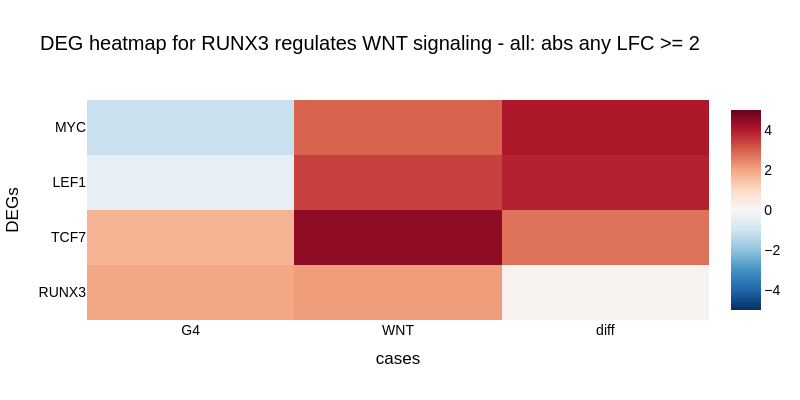
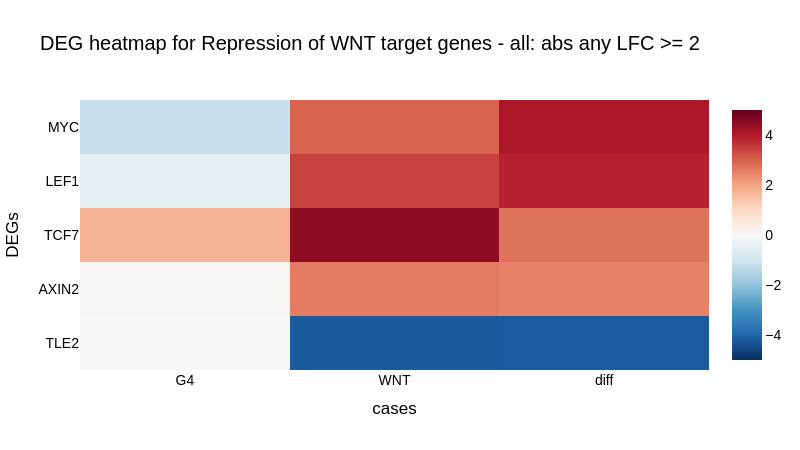
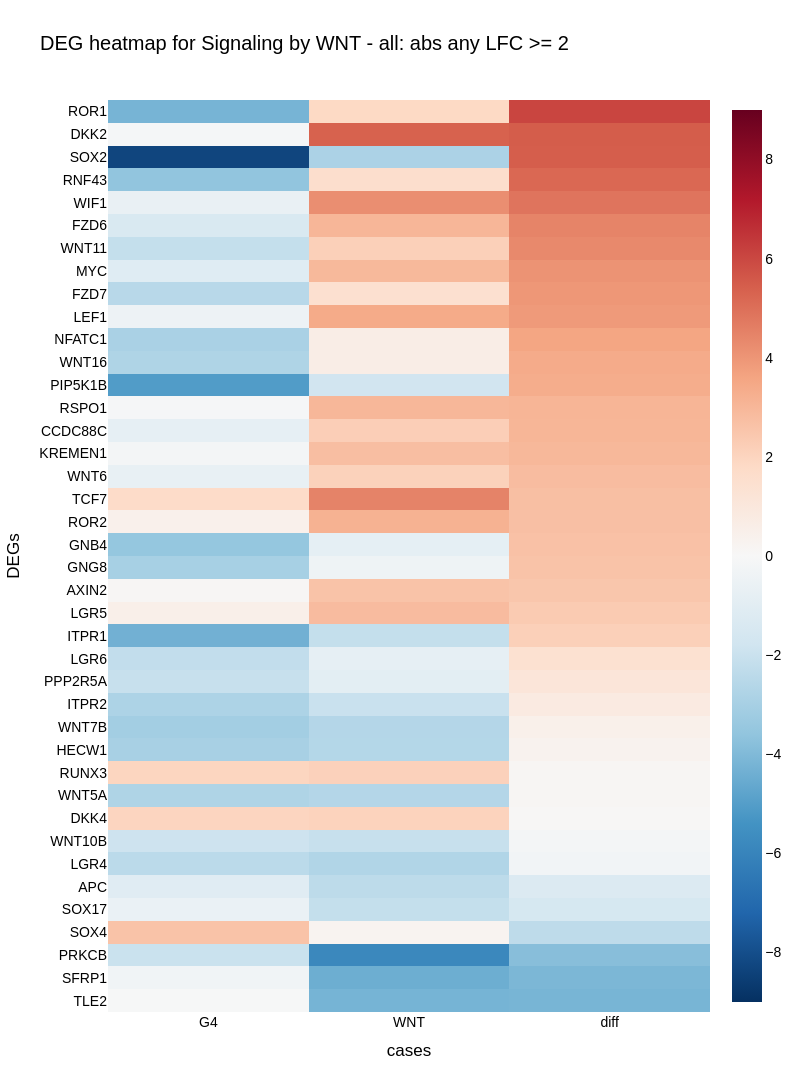
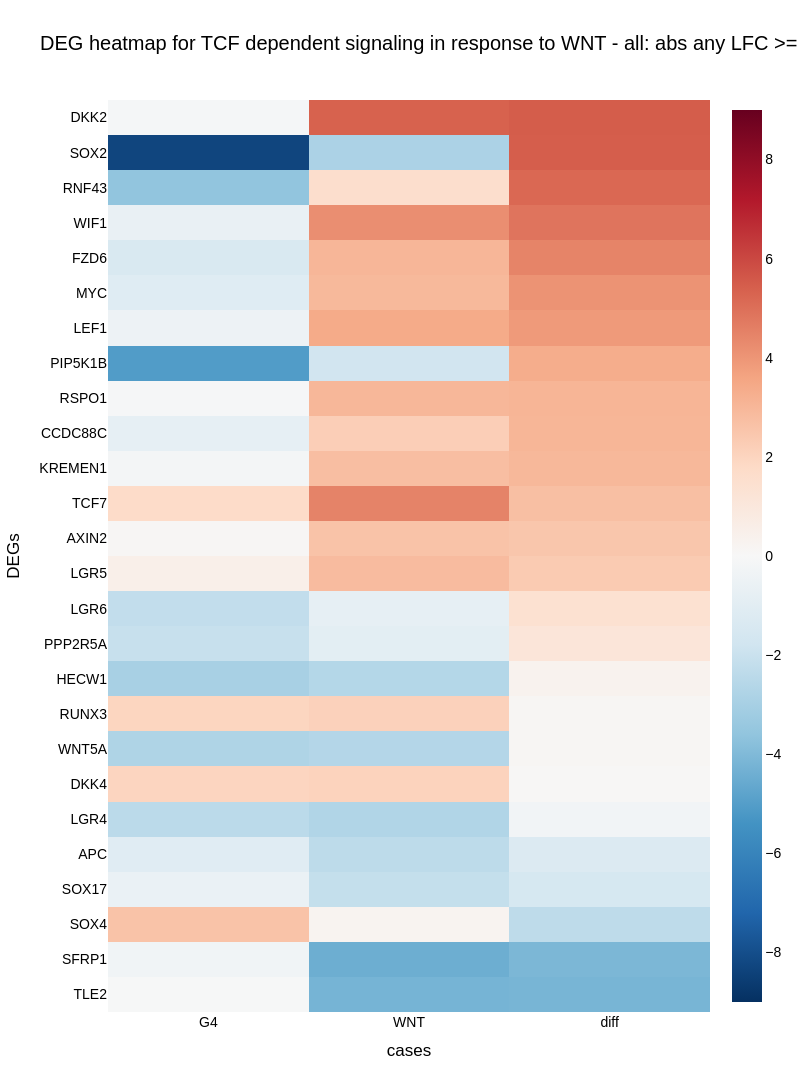

The notebook cell these images were saved under, in order:
### Markdown cell above
### WNT

### Code cell
lista = [[x, bpx.which_reacotme_id(x)] for x in set_wnt]

type_modulation='different'
type_modulation='similar'
type_modulation='all'

for pathway_and_id in lista:
    pathway, pathway_id = pathway_and_id
    print('\n\n', pathway, pathway_id, '\n')

    fig, dff, dfpiv = bpx.plot_one_pathway_genes_heatmap_by_cases(pathway_and_id, type_modulation=type_modulation, diff_cutoff=diff_cutoff,
                                                                  zlim=None, width=800, row_height=row_height, header_height=header_height, horizontal_spacing=0.20)

    if fig is None: continue

    fig.show()

### Figure 1 — Plotly figure (JSON) as saved in the notebook; plotly's stock layout.template omitted (floating-point values rounded to 4 significant figures)
{"data": [{"colorscale": [[0, "rgb(5,48,97)"], [0.1, "rgb(33,102,172)"], [0.2, "rgb(67,147,195)"], [0.3, "rgb(146,197,222)"], [0.4, "rgb(209,229,240)"], [0.5, "rgb(247,247,247)"], [0.6, "rgb(253,219,199)"], [0.7, "rgb(244,165,130)"], [0.8, "rgb(214,96,77)"], [0.9, "rgb(178,24,43)"], [1, "rgb(103,0,31)"]], "type": "heatmap", "x": ["G4", "WNT", "diff"], "y": ["RUNX3", "TCF7", "LEF1", "MYC"], "z": [[1.971, 2.119, 0.1484], [1.74, 4.476, 2.736], [-0.4626, 3.413, 3.875], [-1.12, 2.942, 4.062]], "zmax": 5, "zmin": -5}], "layout": {"autosize": true, "font": {"color": "Black", "family": "Arial", "size": 14}, "height": 400, "plot_bgcolor": "lightgray", "showlegend": false, "title": {"text": "DEG heatmap for RUNX3 regulates WNT signaling - all: abs any LFC >= 2"}, "width": 800, "xaxis": {"autorange": true, "range": [-0.5, 2.5], "title": {"text": "cases"}, "type": "category"}, "yaxis": {"autorange": true, "range": [-0.5, 3.5], "title": {"text": "DEGs"}, "type": "category"}}}

### Figure 2 — Plotly figure (JSON) as saved in the notebook; plotly's stock layout.template omitted (floating-point values rounded to 4 significant figures)
{"data": [{"colorscale": [[0, "rgb(5,48,97)"], [0.1, "rgb(33,102,172)"], [0.2, "rgb(67,147,195)"], [0.3, "rgb(146,197,222)"], [0.4, "rgb(209,229,240)"], [0.5, "rgb(247,247,247)"], [0.6, "rgb(253,219,199)"], [0.7, "rgb(244,165,130)"], [0.8, "rgb(214,96,77)"], [0.9, "rgb(178,24,43)"], [1, "rgb(103,0,31)"]], "type": "heatmap", "x": ["G4", "WNT", "diff"], "y": ["TLE2", "AXIN2", "TCF7", "LEF1", "MYC"], "z": [[-0.03829, -4.229, -4.191], [0.106, 2.613, 2.507], [1.74, 4.476, 2.736], [-0.4626, 3.413, 3.875], [-1.12, 2.942, 4.062]], "zmax": 5, "zmin": -5}], "layout": {"autosize": true, "font": {"color": "Black", "family": "Arial", "size": 14}, "height": 450, "plot_bgcolor": "lightgray", "showlegend": false, "title": {"text": "DEG heatmap for Repression of WNT target genes - all: abs any LFC >= 2"}, "width": 800, "xaxis": {"autorange": true, "range": [-0.5, 2.5], "title": {"text": "cases"}, "type": "category"}, "yaxis": {"autorange": true, "range": [-0.5, 4.5], "title": {"text": "DEGs"}, "type": "category"}}}

### Figure 3 — Plotly figure (JSON) as saved in the notebook; plotly's stock layout.template omitted (floating-point values rounded to 4 significant figures)
{"data": [{"colorscale": [[0, "rgb(5,48,97)"], [0.1, "rgb(33,102,172)"], [0.2, "rgb(67,147,195)"], [0.3, "rgb(146,197,222)"], [0.4, "rgb(209,229,240)"], [0.5, "rgb(247,247,247)"], [0.6, "rgb(253,219,199)"], [0.7, "rgb(244,165,130)"], [0.8, "rgb(214,96,77)"], [0.9, "rgb(178,24,43)"], [1, "rgb(103,0,31)"]], "type": "heatmap", "x": ["G4", "WNT", "diff"], "y": ["TLE2", "SFRP1", "PRKCB", "SOX4", "SOX17", "APC", "LGR4", "WNT10B", "DKK4", "WNT5A", "RUNX3", "HECW1", "WNT7B", "ITPR2", "PPP2R5A", "LGR6", "ITPR1", "LGR5", "AXIN2", "GNG8", "GNB4", "ROR2", "TCF7", "WNT6", "KREMEN1", "CCDC88C", "RSPO1", "PIP5K1B", "WNT16", "NFATC1", "LEF1", "FZD7", "MYC", "WNT11", "FZD6", "WIF1", "RNF43", "SOX2", "DKK2", "ROR1"], "z": [[-0.03829, -4.229, -4.191], [-0.3397, -4.441, -4.101], [-1.996, -5.833, -3.837], [2.612, 0.2579, -2.354], [-0.6203, -2.161, -1.541], [-1.089, -2.385, -1.296], [-2.419, -2.701, -0.2824], [-1.9, -2.083, -0.1833], [1.985, 2.054, 0.06894], [-2.775, -2.632, 0.1422], [1.971, 2.119, 0.1484], [-2.962, -2.614, 0.3478], [-3.113, -2.634, 0.4784], [-2.837, -2.023, 0.8139], [-2.072, -0.9351, 1.136], [-2.236, -0.7959, 1.44], [-4.34, -2.165, 2.175], [0.519, 2.854, 2.335], [0.106, 2.613, 2.507], [-3.008, -0.4105, 2.597], [-3.507, -0.84, 2.667], [0.4572, 3.181, 2.724], [1.74, 4.476, 2.736], [-0.7252, 2.102, 2.827], [-0.1963, 2.768, 2.964], [-0.8123, 2.23, 3.043], [-0.07903, 3.001, 3.08], [-5.092, -1.76, 3.332], [-2.768, 0.6356, 3.403], [-2.918, 0.6493, 3.567], [-0.4626, 3.413, 3.875], [-2.513, 1.449, 3.962], [-1.12, 2.942, 4.062], [-2.159, 2.176, 4.336], [-1.444, 3.023, 4.468], [-0.6823, 4.189, 4.871], [-3.608, 1.576, 5.185], [-8.297, -2.844, 5.454], [-0.1276, 5.353, 5.481], [-4.222, 1.843, 6.065]], "zmax": 9, "zmin": -9}], "layout": {"autosize": true, "font": {"color": "Black", "family": "Arial", "size": 14}, "height": 2200, "plot_bgcolor": "lightgray", "showlegend": false, "title": {"text": "DEG heatmap for Signaling by WNT - all: abs any LFC >= 2"}, "width": 800, "xaxis": {"autorange": true, "range": [-0.5, 2.5], "title": {"text": "cases"}, "type": "category"}, "yaxis": {"autorange": true, "range": [-0.5, 39.5], "title": {"text": "DEGs"}, "type": "category"}}}

### Figure 4 — Plotly figure (JSON) as saved in the notebook; plotly's stock layout.template omitted (floating-point values rounded to 4 significant figures)
{"data": [{"colorscale": [[0, "rgb(5,48,97)"], [0.1, "rgb(33,102,172)"], [0.2, "rgb(67,147,195)"], [0.3, "rgb(146,197,222)"], [0.4, "rgb(209,229,240)"], [0.5, "rgb(247,247,247)"], [0.6, "rgb(253,219,199)"], [0.7, "rgb(244,165,130)"], [0.8, "rgb(214,96,77)"], [0.9, "rgb(178,24,43)"], [1, "rgb(103,0,31)"]], "type": "heatmap", "x": ["G4", "WNT", "diff"], "y": ["TLE2", "SFRP1", "SOX4", "SOX17", "APC", "LGR4", "DKK4", "WNT5A", "RUNX3", "HECW1", "PPP2R5A", "LGR6", "LGR5", "AXIN2", "TCF7", "KREMEN1", "CCDC88C", "RSPO1", "PIP5K1B", "LEF1", "MYC", "FZD6", "WIF1", "RNF43", "SOX2", "DKK2"], "z": [[-0.03829, -4.229, -4.191], [-0.3397, -4.441, -4.101], [2.612, 0.2579, -2.354], [-0.6203, -2.161, -1.541], [-1.089, -2.385, -1.296], [-2.419, -2.701, -0.2824], [1.985, 2.054, 0.06894], [-2.775, -2.632, 0.1422], [1.971, 2.119, 0.1484], [-2.962, -2.614, 0.3478], [-2.072, -0.9351, 1.136], [-2.236, -0.7959, 1.44], [0.519, 2.854, 2.335], [0.106, 2.613, 2.507], [1.74, 4.476, 2.736], [-0.1963, 2.768, 2.964], [-0.8123, 2.23, 3.043], [-0.07903, 3.001, 3.08], [-5.092, -1.76, 3.332], [-0.4626, 3.413, 3.875], [-1.12, 2.942, 4.062], [-1.444, 3.023, 4.468], [-0.6823, 4.189, 4.871], [-3.608, 1.576, 5.185], [-8.297, -2.844, 5.454], [-0.1276, 5.353, 5.481]], "zmax": 9, "zmin": -9}], "layout": {"autosize": true, "font": {"color": "Black", "family": "Arial", "size": 14}, "height": 1500, "plot_bgcolor": "lightgray", "showlegend": false, "title": {"text": "DEG heatmap for TCF dependent signaling in response to WNT - all: abs any LFC >= 2"}, "width": 800, "xaxis": {"autorange": true, "range": [-0.5, 2.5], "title": {"text": "cases"}, "type": "category"}, "yaxis": {"autorange": true, "range": [-0.5, 25.5], "title": {"text": "DEGs"}, "type": "category"}}}
